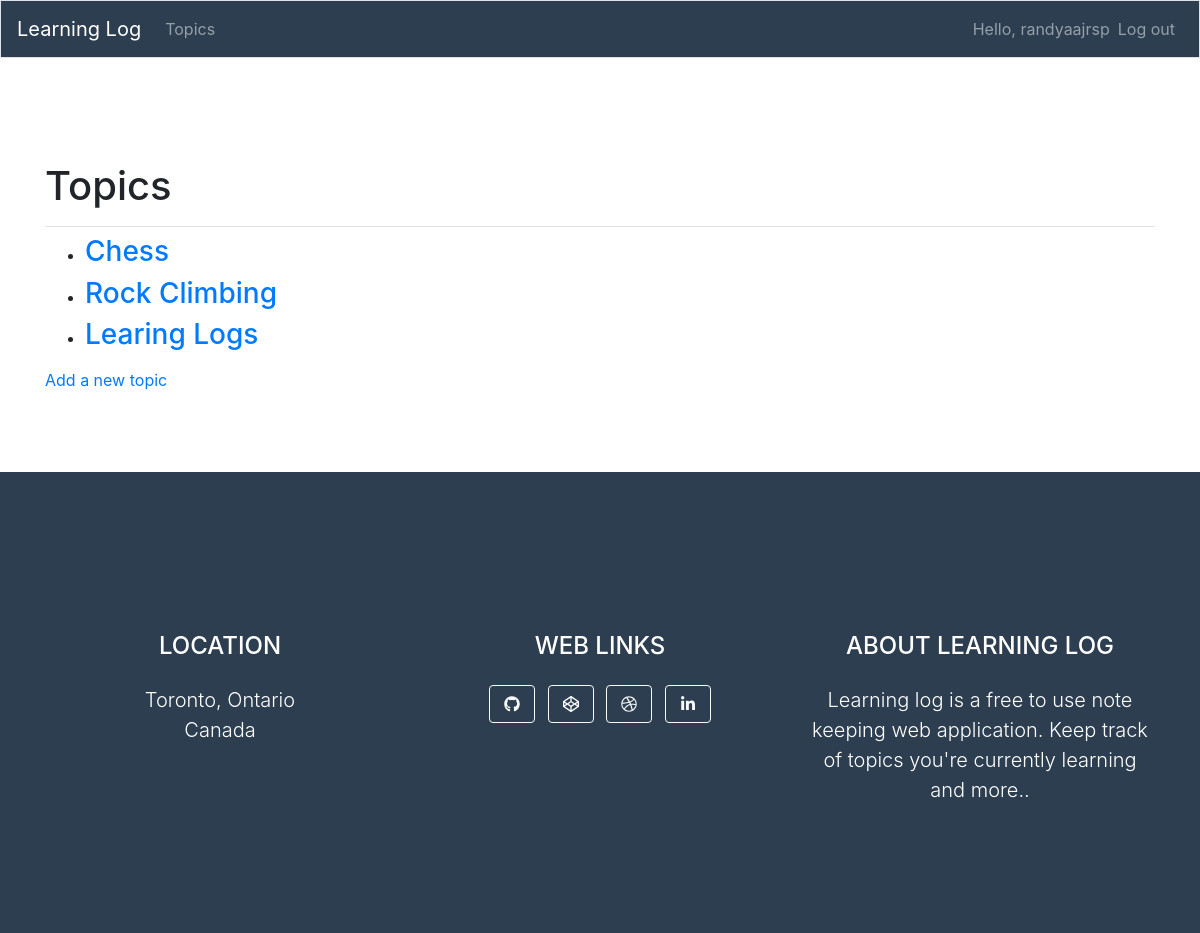
Page /topics/ (signed in) on the earlier database version.
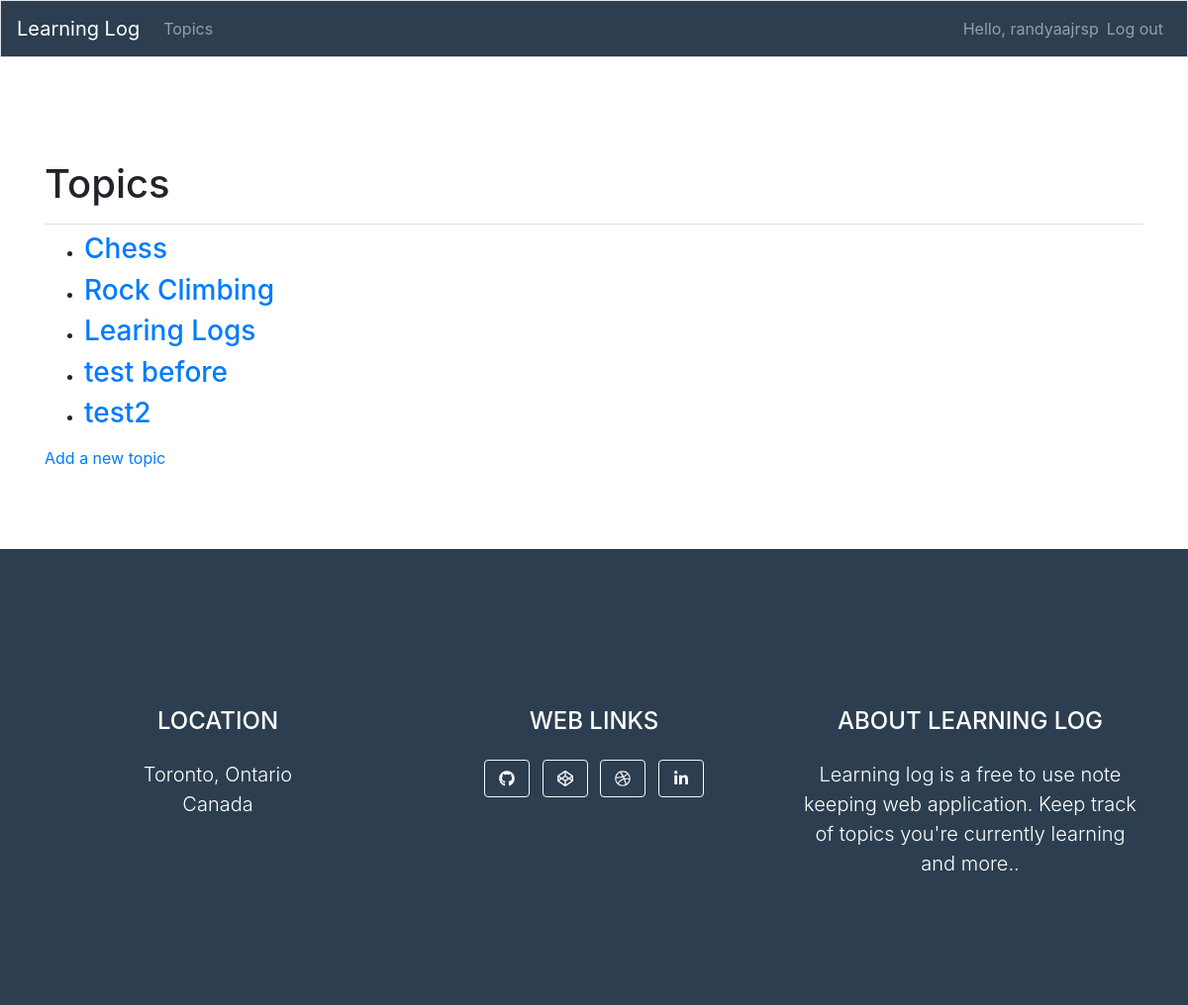
Same page on the later database version.
### learning_logs/models.py (models this page shows)
class Topic(models.Model):
    text = models.CharField(max_length=200)
    date_added = models.DateTimeField(auto_now_add=True)
    owner = models.ForeignKey(User, on_delete=models.CASCADE)
    def __str__(self):
        return self.text

### learning_logs/views.py (the view)
# urls.py: path('topics/', views.topics, name='topics'),
@login_required
def topics(request):
    topics = Topic.objects.filter(owner=request.user).order_by('date_added')
    context = {'topics': topics}
    return render(request, 'learning_logs/topics.html', context)

### learning_logs/templates/learning_logs/topics.html
{% extends "learning_logs/base.html" %} {% block page_header %}
<h1>Topics</h1>
{% endblock page_header %} {% block content %}
<ul>
    {% for topic in topics %}
    <li>
        <h3>
            <a href="{% url 'learning_logs:topic' topic.id %}">{{ topic }}</a>
        </h3>
    </li>
    {% empty %}
    <li>
        <h3>No topics have been added yet.</h3>
    </li>
    {% endfor %}
</ul>
<a href="{% url 'learning_logs:new_topic' %}">Add a new topic</a> {% endblock content %}

### learning_logs/templates/learning_logs/base.html (shortened to what this page needs)
{% load static %} {% load bootstrap4 %}
<!doctype html>
<html lang="en">
<head>
    {% bootstrap_css %} {% bootstrap_javascript jquery='full' %}
    <link rel="stylesheet" href="{% static 'css/style.css' %}">
</head>
<body>
    <nav class="navbar navbar-expand-md navbar-dark bg-light mb-4 border">
        <a href="{% url 'learning_logs:index' %}" class="navbar-brand">
            Learning Log
        </a>
        <div class="collapse navbar-collapse" id="navbarCollapse">
            <ul class="navbar-nav mr-auto">
                <li class="nav-item">
                    <a href="{% url 'learning_logs:topics' %}" class="nav-link">Topics</a>
                </li>
            </ul>
            <ul class="navbar-nav ml-auto">
                {% if user.is_authenticated %}
                <li class="nav-item">
                    <span class="navbar-text">Hello, {{ user.username }}</span>
                </li>
                <li class="nav-item">
                    <a href="{% url 'users:logout' %}" class="nav-link">Log out</a>
                </li>
                {% endif %}
            </ul>
        </div>
    </nav>
    <main role="main" class="container">
        <div class="pb-2 mb-2 border-bottom">
            {% block page_header %}{% endblock page_header %}
        </div>
        <div>
            {% block content %}{% endblock content %}
        </div>
    </main>
    <footer class="footer text-center">
        <div class="container">
            <div class="row">
                <div class="col-lg-4 mb-5 mb-lg-0">
                    <h4 class="text-uppercase mb-4">Location</h4>
                    <p class="lead mb-0">
                        Toronto, Ontario
                        <br /> Canada
                    </p>
                </div>
                <div class="col-lg-4 mb-5 mb-lg-0">
                    <h4 class="text-uppercase mb-4">Web Links</h4>
                    <a class="btn btn-outline-light btn-social mx-1" href="#!"><i class="fab fa-fw fa-github"></i></a>
                    <a class="btn btn-outline-light btn-social mx-1" href="#!"><i class="fab fa-fw fa-codepen"></i></a>
                    <a class="btn btn-outline-light btn-social mx-1" href="#!"><i class="fab fa-fw fa-dribbble"></i></a>
                    <a class="btn btn-outline-light btn-social mx-1" href="#!"><i class="fab fa-fw fa-linkedin-in"></i></a>
                </div>
                <div class="col-lg-4">
                    <h4 class="text-uppercase mb-4">About Learning Log</h4>
                    <p class="lead mb-0">
                        Learning log is a free to use note keeping web application. Keep track of topics you're currently learning and more..
                    </p>
                </div>
            </div>
        </div>
    </footer>
</body>
</html>

### static/css/style.css (style rules this page uses)
.bg-light { background-color: #2c3e50!important; }
.container { padding-top: 5rem; padding-bottom: 5rem; }
.footer { padding-top: 5rem; padding-bottom: 3rem; background-color: #2c3e50; color: #fff; }

Differences in the rows shown:
added Topic: text "test before"
added Topic: text "test2"
